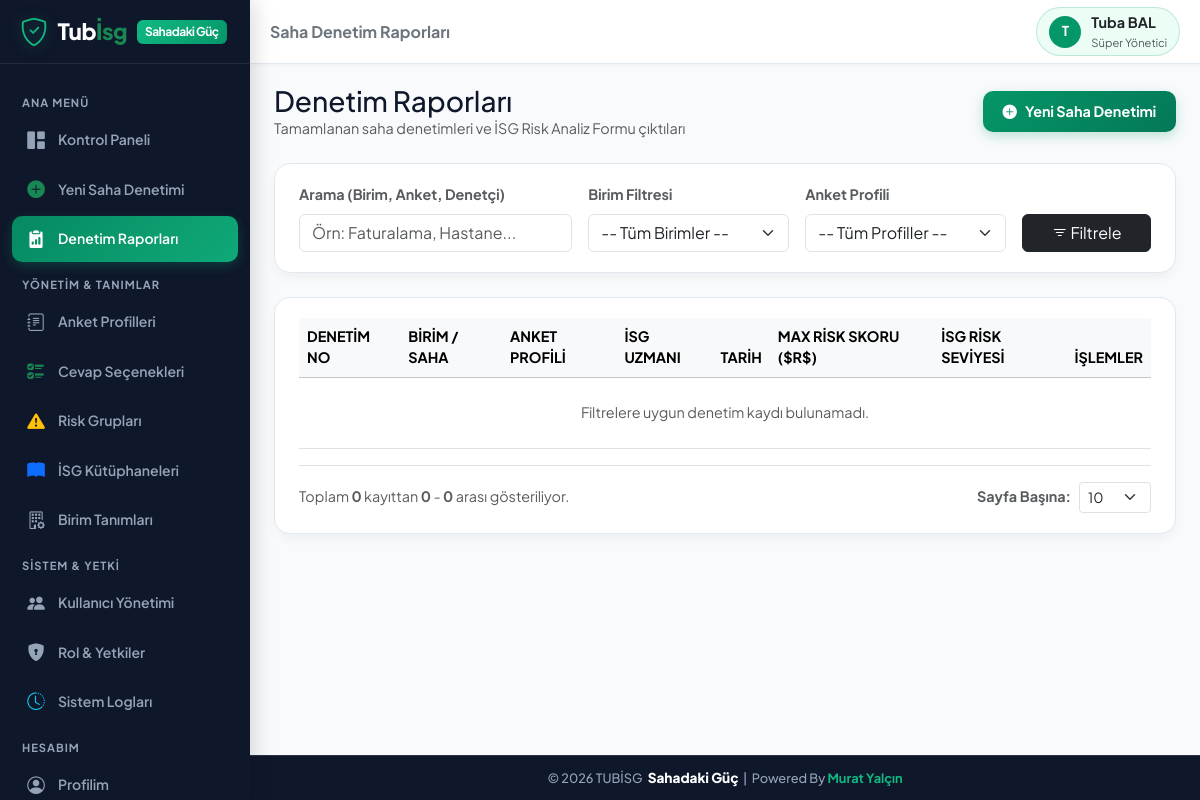
The app's page /audits_list.php (signed in) with its own data.
### tables this page shows
CREATE TABLE IF NOT EXISTS `users` (
  `id` INT AUTO_INCREMENT PRIMARY KEY,
  `username` VARCHAR(50) NOT NULL UNIQUE,
  `password` VARCHAR(255) NOT NULL,
  `name_surname` VARCHAR(100) NOT NULL,
  `email` VARCHAR(100) NULL,
  `role_id` INT NOT NULL,
  `is_active` TINYINT(1) DEFAULT 1,
  `created_at` DATETIME DEFAULT CURRENT_TIMESTAMP,
  FOREIGN KEY (`role_id`) REFERENCES `roles`(`id`) ON DELETE CASCADE
);

CREATE TABLE IF NOT EXISTS `roles` (
  `id` INT AUTO_INCREMENT PRIMARY KEY,
  `role_name` VARCHAR(50) NOT NULL,
  `description` VARCHAR(255) NULL,
  `permissions` TEXT NOT NULL,
  `created_at` DATETIME DEFAULT CURRENT_TIMESTAMP
);

### includes/auth.php (called while the page is built, shortened)
<?php
function is_logged_in() {
    return isset($_SESSION['user_id']) && !empty($_SESSION['user_id']);
}
function get_current_user_data() {
    static $currentUserData = null;
    if ($currentUserData !== null) return $currentUserData;
    $db = getDB();
    $stmt = $db->prepare("
        SELECT u.*, r.role_name, r.permissions
        FROM users u
        JOIN roles r ON u.role_id = r.id
        WHERE u.id = ? AND u.is_active = 1
    ");
    $stmt->execute([$_SESSION['user_id']]);
    $user = $stmt->fetch();
    $currentUserData = $user;
    return $user;
}
function has_permission($permission_key) {
    $user = get_current_user_data();
    if ((int)$user['role_id'] === 1) {
        return true;
    }
    $permissions = json_decode($user['permissions'], true);
    return isset($permissions[$permission_key]) && $permissions[$permission_key] === true;
}
function require_permission($permission_key) {
    if (!has_permission($permission_key)) {
        echo '<div style="font-family:sans-serif; padding:30px; text-align:center; background:#fff0f0; border-radius:12px; margin:50px auto; max-width:500px; color:#9b2c2c;">'
            . '<h2>🚫 Erişim Engellendi</h2>'
            . '<p>Bu işlemi yapmak için gerekli yetkiniz bulunmamaktadır.</p>'
            . '<a href="index.php" style="display:inline-block; padding:10px 20px; background:#e53e3e; color:#fff; text-decoration:none; border-radius:8px; margin-top:15px;">Ana Sayfaya Dön</a>'
            . '</div>';
        exit;
    }
}

### audits_list.php (the view, shortened to what this page needs)
<?php
require_once __DIR__ . '/includes/auth.php';
require_permission('audit_view');
$db = getDB();
$search = trim($_GET['search'] ?? '');
$per_page = (int)($_GET['per_page'] ?? 10);
$page = (int)($_GET['page'] ?? 1);
$whereSql = " WHERE 1=1";
$params = [];
$countSql = "
    SELECT COUNT(*) as total
    FROM audits a
    JOIN units u ON a.unit_id = u.id
    JOIN survey_templates st ON a.template_id = st.id
    JOIN users usr ON a.auditor_id = usr.id
    $whereSql
";
$countStmt = $db->prepare($countSql);
$countStmt->execute($params);
$totalRecords = (int)$countStmt->fetch()['total'];
$offset = ($page - 1) * $per_page;
$sql = "
    SELECT a.*, u.unit_name, st.title as survey_title, usr.name_surname as auditor_name,
           (SELECT MAX(risk_score) FROM audit_answers WHERE audit_id = a.id) as max_audit_risk
    FROM audits a
    JOIN units u ON a.unit_id = u.id
    JOIN survey_templates st ON a.template_id = st.id
    JOIN users usr ON a.auditor_id = usr.id
    $whereSql
    ORDER BY a.id DESC
    LIMIT $per_page OFFSET $offset
";
$stmt = $db->prepare($sql);
$stmt->execute($params);
$audits = $stmt->fetchAll();
$pageTitle = 'Saha Denetim Raporları';
include __DIR__ . '/includes/header.php';
?>
<div class="d-flex flex-column flex-md-row align-items-md-center justify-content-between gap-3 mb-4">
  <div>
    <h3 class="fw-extrabold m-0">Denetim Raporları</h3>
    <p class="text-muted fs-7 m-0">Tamamlanan saha denetimleri ve İSG Risk Analiz Formu çıktıları</p>
  </div>
  <?php if (has_permission('audit_conduct')): ?>
    <a href="audit_new.php" class="btn btn-primary-custom">
      <i class="bi bi-plus-circle-fill"></i> Yeni Saha Denetimi
    </a>
  <?php endif; ?>
</div>
<div class="custom-card mb-4">
  <form method="GET" action="audits_list.php" class="row g-3 align-items-end">
    <div class="col-12 col-md-4">
      <label class="form-label fw-bold fs-8 text-muted">Arama (Birim, Anket, Denetçi)</label>
      <input type="text" name="search" class="form-control" placeholder="Örn: Faturalama, Hastane..." value="<?php echo htmlspecialchars($search); ?>">
    </div>
    <div class="col-12 col-sm-6 col-md-3">
      <label class="form-label fw-bold fs-8 text-muted">Birim Filtresi</label>
      <select name="unit_id" class="form-select">
        <option value="0">-- Tüm Birimler --</option>
      </select>
    </div>
    <div class="col-12 col-sm-6 col-md-3">
      <label class="form-label fw-bold fs-8 text-muted">Anket Profili</label>
      <select name="template_id" class="form-select">
        <option value="0">-- Tüm Profiller --</option>
      </select>
    </div>
    <div class="col-12 col-md-2 d-flex gap-2">
      <button type="submit" class="btn btn-dark w-100 font-weight-bold">
        <i class="bi bi-filter"></i> Filtrele
      </button>
    </div>
  </form>
</div>
<div class="custom-card">
  <div class="table-responsive">
    <table class="table table-hover align-middle m-0">
      <thead class="table-light fs-8 text-uppercase text-muted">
        <tr>
          <th>Denetim No</th>
          <th>Birim / Saha</th>
          <th>Anket Profili</th>
          <th>İSG Uzmanı</th>
          <th>Tarih</th>
          <th>Max Risk Skoru ($R$)</th>
          <th>İSG Risk Seviyesi</th>
          <th class="text-end">İşlemler</th>
        </tr>
      </thead>
      <tbody>
        <?php if (empty($audits)): ?>
          <tr>
            <td colspan="8" class="text-center py-4 text-muted">Filtrelere uygun denetim kaydı bulunamadı.</td>
          </tr>
        <?php endif; ?>
      </tbody>
    </table>
  </div>
  <div class="d-flex flex-column flex-md-row align-items-center justify-content-between gap-3 mt-3 pt-3 border-top">
    <div class="text-muted fs-8">
      Toplam <strong><?php echo $totalRecords; ?></strong> kayıttan <strong><?php echo $totalRecords > 0 ? $offset + 1 : 0; ?></strong> - <strong><?php echo min($offset + $per_page, $totalRecords); ?></strong> arası gösteriliyor.
    </div>
    <div class="d-flex align-items-center gap-2">
      <label class="fs-8 text-muted fw-bold">Sayfa Başına:</label>
      <select class="form-select form-select-sm" style="width: auto;" onchange="location = this.value;">
        <?php foreach ([10, 25, 50, 100] as $size): ?>
          <?php
          $urlParams = $_GET;
          $urlParams['per_page'] = $size;
          $urlParams['page'] = 1;
          $sizeUrl = 'audits_list.php?' . http_build_query($urlParams);
          ?>
          <option value="<?php echo htmlspecialchars($sizeUrl); ?>" <?php echo $per_page == $size ? 'selected' : ''; ?>><?php echo $size; ?></option>
        <?php endforeach; ?>
      </select>
    </div>
  </div>
</div>
<?php include __DIR__ . '/includes/footer.php'; ?>

### includes/header.php (shortened to what this page needs)
<?php
require_once __DIR__ . '/auth.php';
$user = get_current_user_data();
$currentPage = basename($_SERVER['PHP_SELF']);
?>
<!DOCTYPE html>
<html lang="tr">
<head>
  <link href="https://cdn.jsdelivr.net/npm/bootstrap@5.3.2/dist/css/bootstrap.min.css" rel="stylesheet">
  <link href="https://cdn.jsdelivr.net/npm/bootstrap-icons@1.11.2/font/bootstrap-icons.min.css" rel="stylesheet">
  <link href="assets/css/style.css" rel="stylesheet">
</head>
<body class="<?php echo is_logged_in() ? 'logged-in-mobile' : ''; ?>">
<div class="app-wrapper">
  <aside class="sidebar">
    <div class="sidebar-header">
      <a href="dashboard.php" class="brand-logo">
        <i class="bi bi-shield-check brand-icon fs-3"></i>
        <span>Tub<span class="text-success">İsg</span></span>
        <span class="brand-badge">Sahadaki Güç</span>
      </a>
    </div>
    <div class="sidebar-nav">
      <div class="nav-category">Ana Menü</div>
      <a href="dashboard.php" class="nav-link-custom <?php echo ($currentPage == 'dashboard.php' || $currentPage == 'index.php') ? 'active' : ''; ?>">
        <i class="bi bi-grid-1x2-fill"></i>
        <span>Kontrol Paneli</span>
      </a>
      <?php if (has_permission('audit_conduct')): ?>
      <a href="audit_new.php" class="nav-link-custom <?php echo ($currentPage == 'audit_new.php' || $currentPage == 'audit_fill.php') ? 'active' : ''; ?>">
        <i class="bi bi-plus-circle-fill text-success"></i>
        <span>Yeni Saha Denetimi</span>
      </a>
      <?php endif; ?>
      <?php if (has_permission('audit_view')): ?>
      <a href="audits_list.php" class="nav-link-custom <?php echo ($currentPage == 'audits_list.php' || $currentPage == 'audit_detail.php') ? 'active' : ''; ?>">
        <i class="bi bi-clipboard2-data-fill"></i>
        <span>Denetim Raporları</span>
      </a>
      <?php endif; ?>
      <div class="nav-category">Yönetim & Tanımlar</div>
      <?php if (has_permission('surveys_manage')): ?>
      <a href="survey_templates.php" class="nav-link-custom <?php echo ($currentPage == 'survey_templates.php' || $currentPage == 'survey_edit.php') ? 'active' : ''; ?>">
        <i class="bi bi-journal-text"></i>
        <span>Anket Profilleri</span>
      </a>
      <a href="global_options.php" class="nav-link-custom <?php echo $currentPage == 'global_options.php' ? 'active' : ''; ?>">
        <i class="bi bi-ui-checks text-success"></i>
        <span>Cevap Seçenekleri</span>
      </a>
      <a href="risk_groups.php" class="nav-link-custom <?php echo $currentPage == 'risk_groups.php' ? 'active' : ''; ?>">
        <i class="bi bi-exclamation-triangle-fill text-warning"></i>
        <span>Risk Grupları</span>
      </a>
      <a href="risk_libraries.php" class="nav-link-custom <?php echo $currentPage == 'risk_libraries.php' ? 'active' : ''; ?>">
        <i class="bi bi-book-fill text-primary"></i>
        <span>İSG Kütüphaneleri</span>
      </a>
      <?php endif; ?>
      <?php if (has_permission('units_manage')): ?>
      <a href="units.php" class="nav-link-custom <?php echo $currentPage == 'units.php' ? 'active' : ''; ?>">
        <i class="bi bi-building-gear"></i>
        <span>Birim Tanımları</span>
      </a>
      <?php endif; ?>
      <?php if (has_permission('users_manage') || has_permission('logs_view')): ?>
      <div class="nav-category">Sistem & Yetki</div>
      <?php if (has_permission('users_manage')): ?>
      <a href="users.php" class="nav-link-custom <?php echo $currentPage == 'users.php' ? 'active' : ''; ?>">
        <i class="bi bi-people-fill"></i>
        <span>Kullanıcı Yönetimi</span>
      </a>
      <a href="roles.php" class="nav-link-custom <?php echo $currentPage == 'roles.php' ? 'active' : ''; ?>">
        <i class="bi bi-shield-lock-fill"></i>
        <span>Rol & Yetkiler</span>
      </a>
      <?php endif; ?>
      <?php if (has_permission('logs_view')): ?>
      <a href="logs.php" class="nav-link-custom <?php echo $currentPage == 'logs.php' ? 'active' : ''; ?>">
        <i class="bi bi-clock-history text-info"></i>
        <span>Sistem Logları</span>
      </a>
      <?php endif; ?>
      <?php endif; ?>
      <div class="nav-category">Hesabım</div>
      <a href="profile.php" class="nav-link-custom <?php echo $currentPage == 'profile.php' ? 'active' : ''; ?>">
        <i class="bi bi-person-circle"></i>
        <span>Profilim</span>
      </a>
    </div>
  </aside>
  <main class="main-content">
    <header class="top-navbar">
      <div class="d-flex align-items-center gap-3">
        <h5 class="m-0 fw-bold d-none d-sm-block text-secondary fs-6">
          <?php echo isset($pageTitle) ? htmlspecialchars($pageTitle) : 'İSG Saha Platformu'; ?>
        </h5>
      </div>
      <div class="d-flex align-items-center gap-3">
        <?php if ($user): ?>
        <a href="profile.php" class="user-profile-badge text-decoration-none" title="Profil Ayarları">
          <div class="avatar-circle">
            <?php echo mb_substr($user['name_surname'], 0, 1, 'UTF-8'); ?>
          </div>
          <div class="d-none d-md-block text-start">
            <div class="fw-bold fs-7 leading-tight text-dark"><?php echo htmlspecialchars($user['name_surname']); ?></div>
            <div class="text-muted fs-8" style="font-size:0.7rem;"><?php echo htmlspecialchars($user['role_name']); ?></div>
          </div>
        </a>
        <?php endif; ?>
      </div>
    </header>
    <div class="page-container">

### records on screen
users: name_surname "T", name_surname "Tuba BAL", role.role_name "Süper Yönetici"

### other values on screen
$pageTitle "Saha Denetim Raporları"
$totalRecords "0"
min($offset + $per_page, $totalRecords) "0"
form field value "10"
